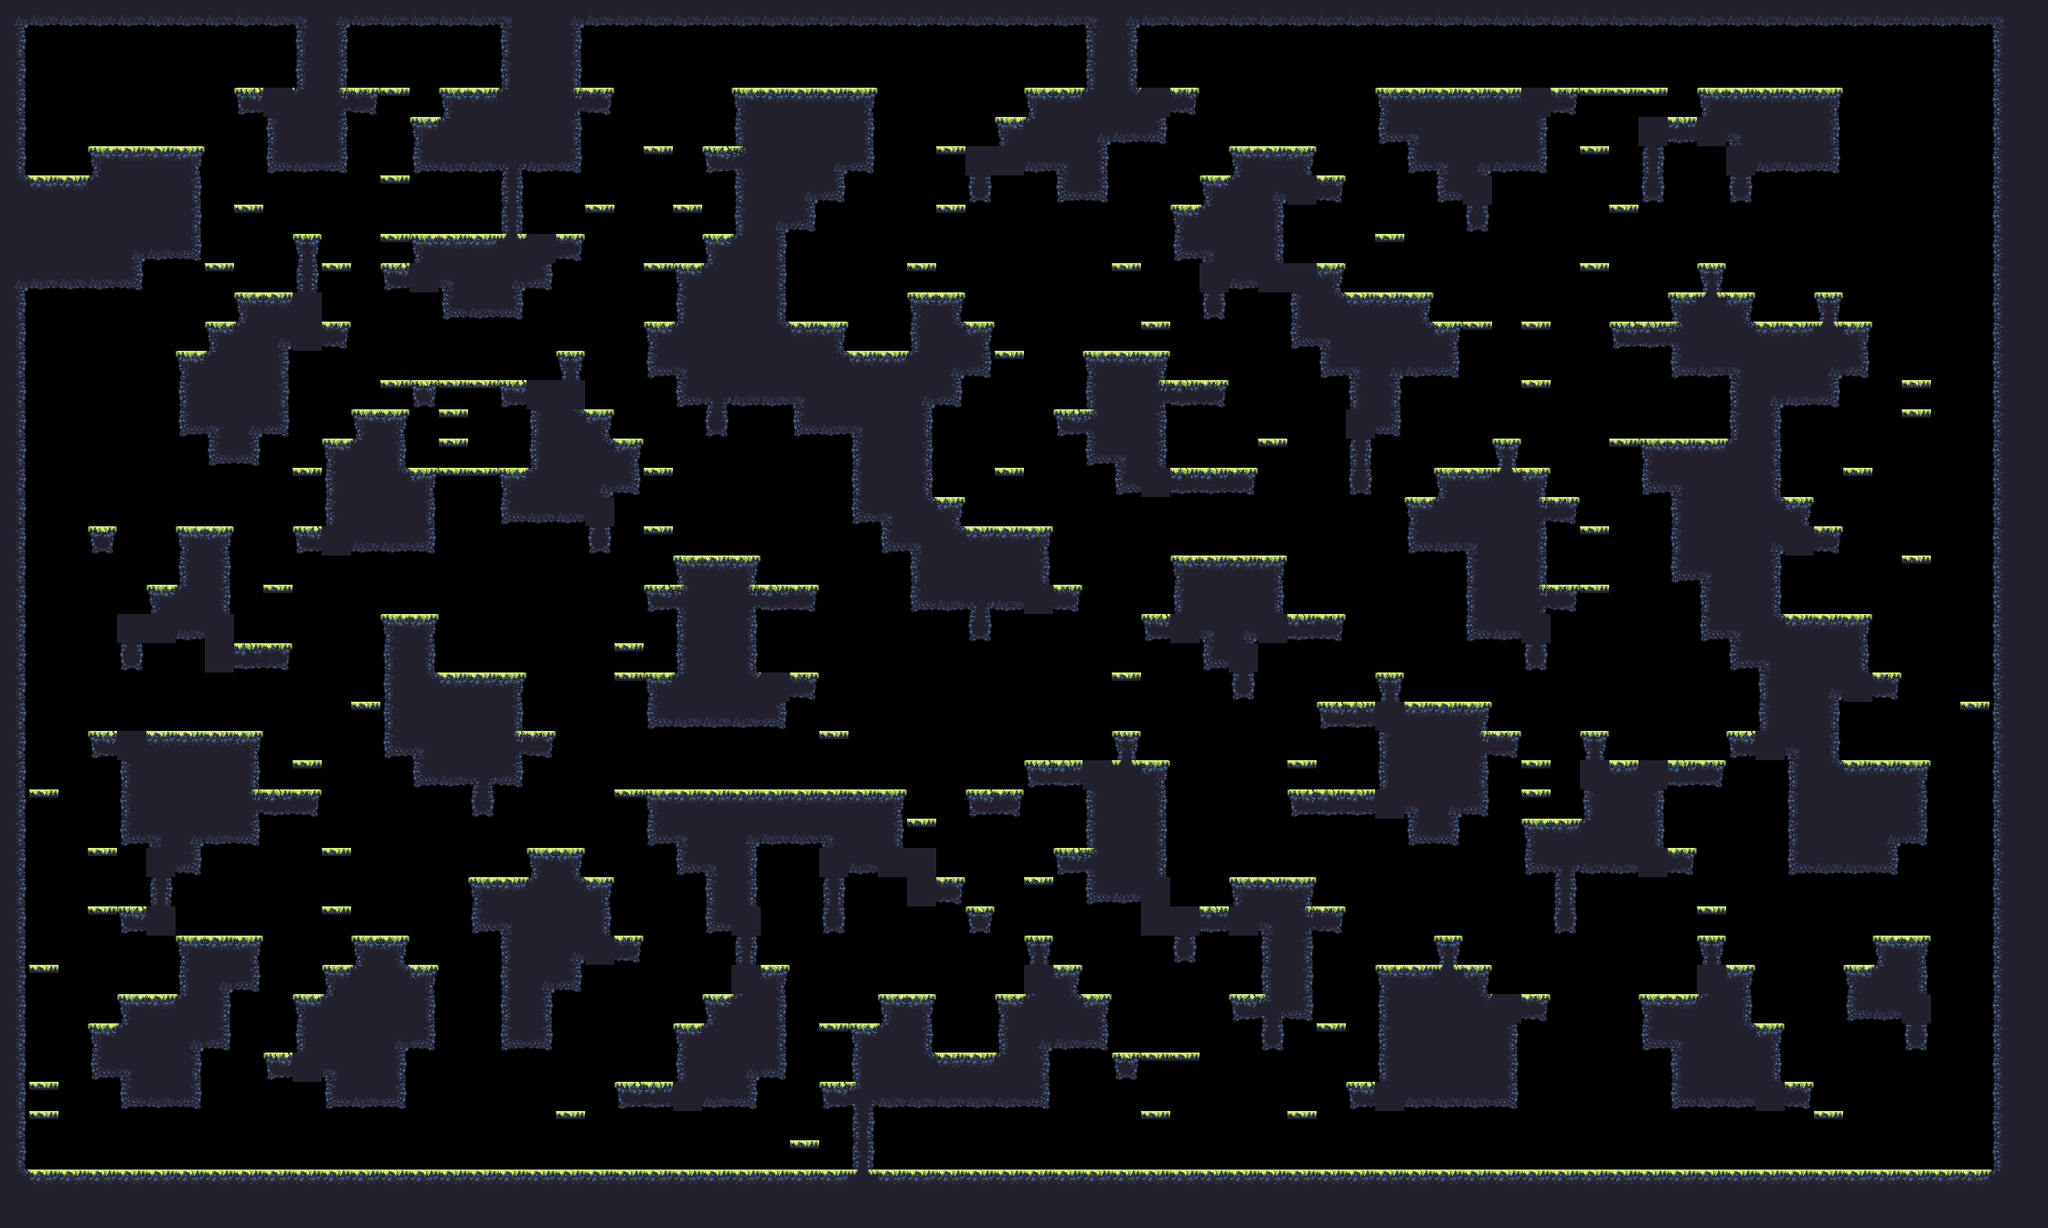

A 2D game scene composited from a Tiled map and its tileset images. What follows is a short description and the map's XML, with each tile layer's data collapsed to a summary:
An orthogonal 70x42 tile map with 32x32 px tiles, 1 tile layer (main) and 17 objects (9x spawn, spawnPlayer0, spawnCrown0, spawnPlayer1, spawnCrown1, ...).

<map compressionlevel="0" height="42" infinite="0" nextlayerid="3" nextobjectid="4" orientation="orthogonal" renderorder="right-down" tiledversion="1.3.2" tileheight="32" tilewidth="32" version="1.2" width="70">
 <tileset firstgid="1" source="forest_summer_tile_set.tsx" />
 <layer height="42" id="1" name="main" width="70">
  <data>[2940 cells, 1318 non-empty, 26 distinct tile ids]</data>
 </layer>
 <objectgroup id="2" name="objects"><object id="1" name="spawnPlayer0" x="64" y="144.0" /><object id="2" name="spawnCrown0" x="64" y="144.0" /><object id="3" name="spawnPlayer1" x="1824" y="80.0" /><object id="4" name="spawnCrown1" x="1984" y="272.0" /><object id="5" name="spawnPlayer2" x="96" y="1232.0" /><object id="6" name="spawnCrown2" x="64" y="1232.0" /><object id="7" name="spawnPlayer3" x="2080" y="1232.0" /><object id="8" name="spawnCrown3" x="2144" y="1232.0" /><object id="9" name="spawn" x="992" y="1040.0" /><object id="10" name="spawn" x="288" y="976.0" /><object id="11" name="spawn" x="1472" y="944.0" /><object id="12" name="spawn" x="736" y="560.0" /><object id="13" name="spawn" x="640" y="1232.0" /><object id="14" name="spawn" x="1152" y="784.0" /><object id="15" name="spawn" x="1280" y="336.0" /><object id="16" name="spawn" x="1856" y="240.0" /><object id="17" name="spawn" x="1184" y="784.0" /></objectgroup></map>
